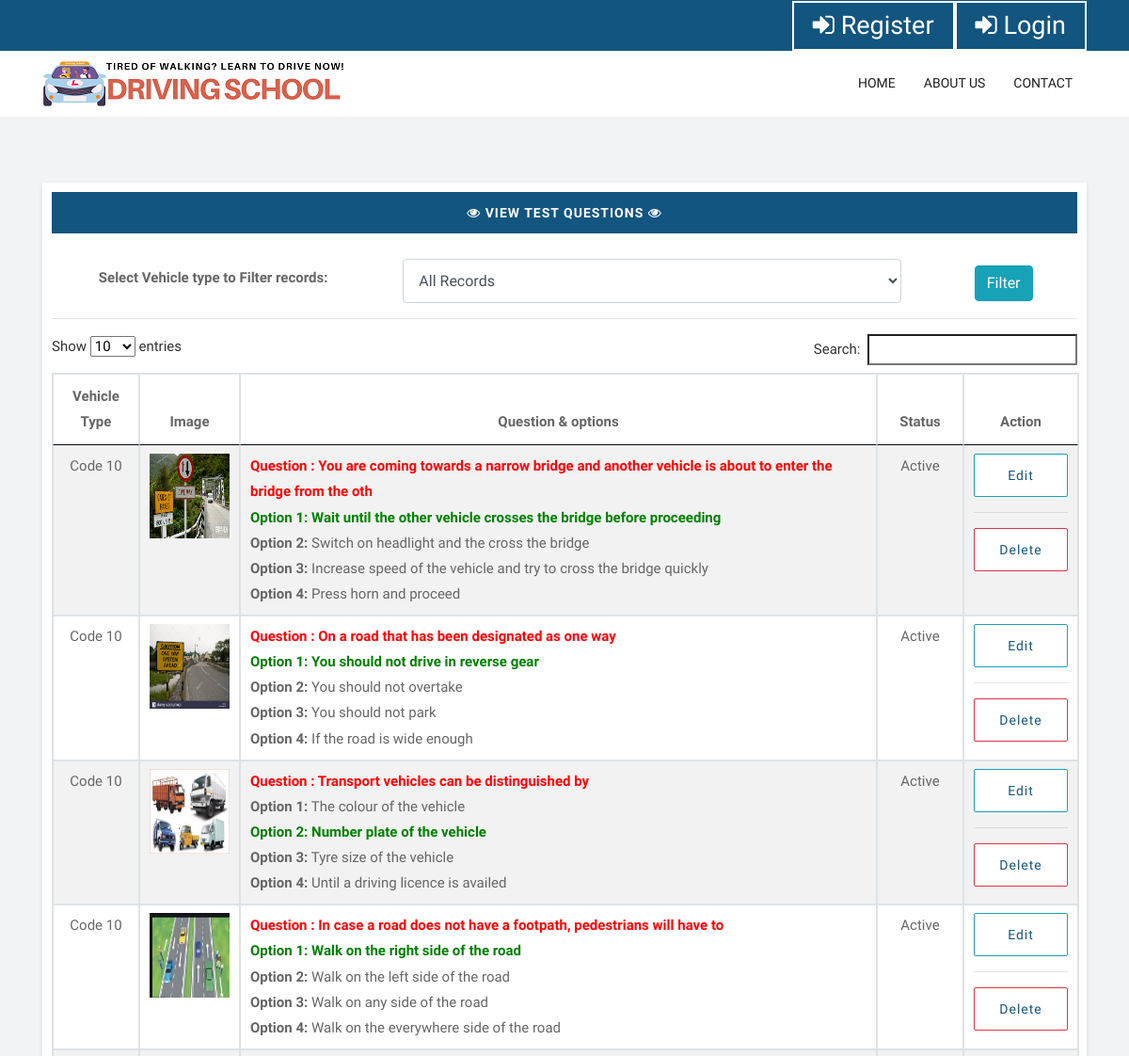
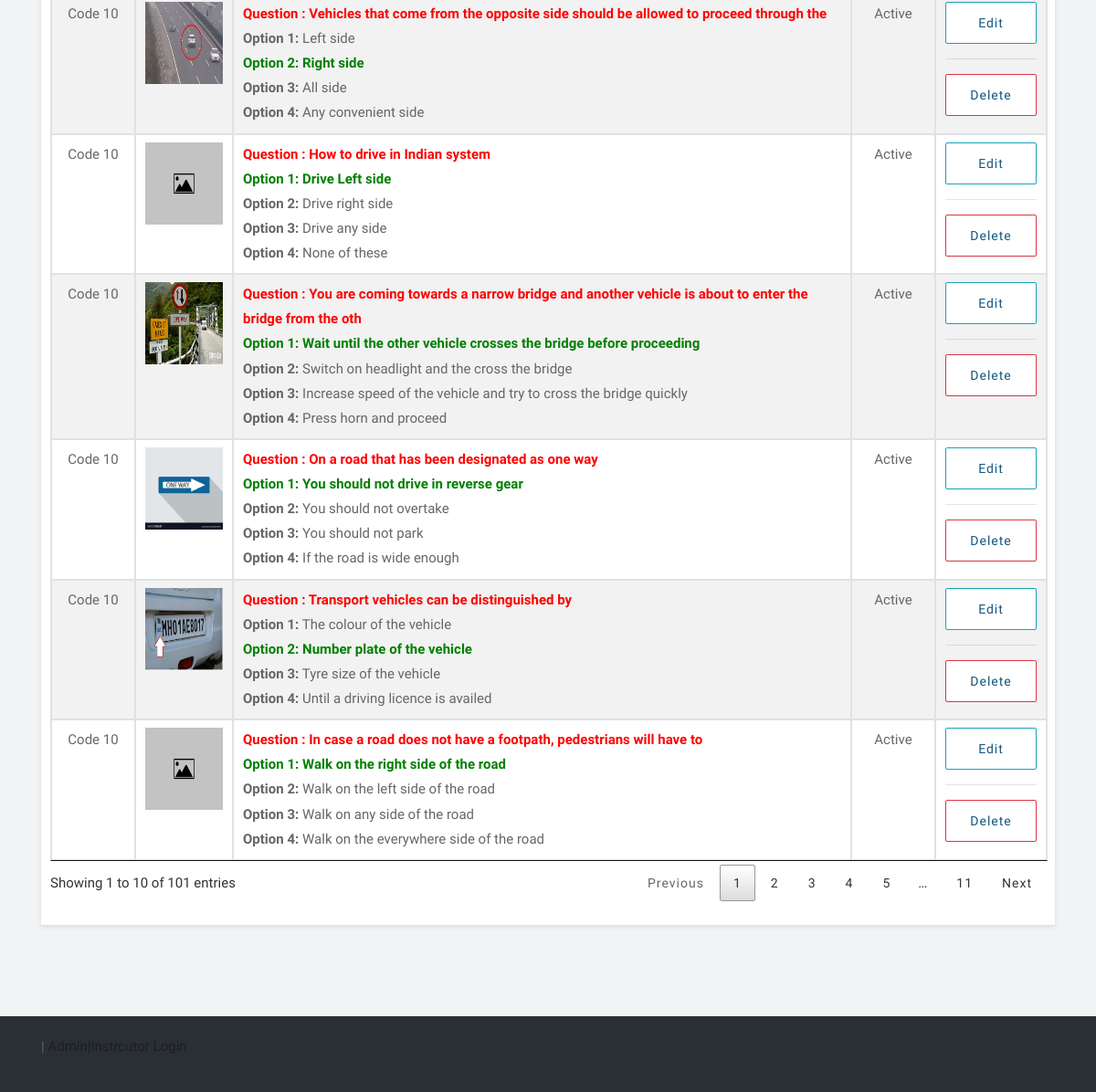
/school/viewquestions.php, run on the app's committed database (2 pictures, top to bottom).
### tables this page shows
CREATE TABLE `questions` (
  `qstn_id` int(10) NOT NULL,
  `vehicle_type` varchar(25) DEFAULT NULL,
  `qstn` varchar(100) NOT NULL,
  `opt1` varchar(100) NOT NULL,
  `opt2` varchar(100) NOT NULL,
  `opt3` varchar(100) NOT NULL,
  `opt4` varchar(100) NOT NULL,
  `ans` varchar(100) NOT NULL,
  `img` varchar(100) NOT NULL,
  `dsptn` text NOT NULL,
  `status` varchar(100) NOT NULL
);

### school/viewquestions.php (the view, shortened to what this page needs)
<?php
include("header.php");
?>
	<div id="blog" class="blog-box">
		<div class="container">
			<div class="row">
				<div class="col-lg-12 col-md-12 col-sm-12">
					<div class="blog-inner">
						<div class="item-meta">
							<a href="#"><i class="fa fa-eye"></i> <b>VIEW TEST QUESTIONS</b> <i class="fa fa-eye"></i></a>
						</div>
						<br>
<form method="get" action="">
	<div class="row">
		<div class="col-md-4" style="padding-top: 7px;"	><b>Select Vehicle type to Filter records:</b></div>
		<div class="col-md-6">
			<select name="vehicle_type" id="vehicle_type" class="form-control" >
				<option value="">All Records</option>
			</select><span id="errvehicle_type" class="errorclass" ></span>
		</div>
		<div class="col-md-2" style="padding-top: 7px;"	><b><button type="submit" class="btn btn-info">Filter</button></b></div>
	</div>
</form>
						<hr>
						<p>
<TABLE id="datatable" class="table table-striped table-bordered">
	<thead>
		<tr>
			<th>Vehicle Type</th>
			<th>Image</th>
			<th>Question & options</th>
			<th>Status</th>
			<th>Action</th>
		</tr>
	</thead>
	<tbody>
	<?php
	$sql = "SELECT * FROM questions WHERE status!='Deleted'";
	$qsql = mysqli_query($con,$sql);
	while($rs = mysqli_fetch_array($qsql))
	{
		if($rs['img'] == "")
		{
			$imgname="images/default-image.jpg";
		}
		else if(file_exists("imgqsn/".$rs['img']))
		{
			$imgname= "imgqsn/".$rs['img'];
		}
		else
		{
			$imgname="images/default-image.jpg";
		}
		echo "<tr>
			<td style='width: 70px;'>$rs[vehicle_type]</td>
		<td style='width: 85px;'><img src='$imgname' style='width: 85px; height: 90px;' ></td>
			<td style='text-align: left;'>
			<b style='color: red;' >Question : $rs[qstn]</b><br>";
			if($rs['ans'] == "Option 1")
			{
			echo "<b style='color: green;'>Option 1: $rs[opt1]</b><br>";
			}
			else
			{
				echo "<b>Option 1:</b> $rs[opt1]<br>";
			}
			if($rs['ans'] == "Option 2")
			{
			echo "<b style='color: green;'>Option 2: $rs[opt2]</b><br>";
			}
			else
			{
				echo "<b>Option 2:</b> $rs[opt2]<br>";
			}
			if($rs['ans'] == "Option 3")
			{
			echo "<b style='color: green;'>Option 3: $rs[opt3]</b><br>";
			}
			else
			{
				echo "<b>Option 3:</b> $rs[opt3]<br>";
			}
			if($rs['ans'] == "Option 4")
			{
			echo "<b style='color: green;'>Option 4: $rs[opt4]</b><br>";
			}
			else
			{
				echo "<b>Option 4:</b> $rs[opt4]<br>";
			}
			echo "</td>
			<td style='width: 70px;'>$rs[status]</td>
			<td style='width: 100px;'><a  href='questions.php?editid=$rs[0]' class='btn btn-info' style='width: 100px;'>Edit</a>
			 <hr>
			<a href='viewquestions.php?delid=$rs[0]' class='btn btn-danger'
			onclick='return confirm2delete()' style='width: 100px;'>Delete</a>
			</td>
		</tr>";
	}
	?>
	</tbody>
</TABLE>
						</p>
					</div>
				</div>
			</div>
		</div>
	</div>
<?php
include("footer.php");
?>

### school/css/style.css (style rules this page uses)
body { color: #666666; font-size: 15px; font-family: 'Catamaran', sans-serif; line-height: 1.80857; }
a { color: #1f1f1f; text-decoration: none !important; outline: none !important; -webkit-transition: all .3s ease-in-out; -moz-transition: all .3s ease-in-out; -ms-transition: all .3s ease-in-out; -o-transition: all .3s ease-in-out; transition: all .3s ease-in-out; }
a { color: #1f1f1f; text-decoration: none; outline: none; }
a, .btn { text-decoration: none !important; outline: none !important; -webkit-transition: all 0.5s ease-in-out 0s; -moz-transition: all 0.5s ease-in-out 0s; -ms-transition: all 0.5s ease-in-out 0s; -o-transition: all 0.5s ease-in-out 0s; transition: all 0.5s ease-in-out 0s; }
.blog-box { padding: 70px 0px; background-color: #f2f3f5; }
.blog-inner { background: #ffffff; text-align: center; margin-bottom: 30px; border: 10px solid #fff; box-shadow: 0 2px 5px rgba(0,0,0,.1); }
.blog-inner a { border-radius: 2px; transition: .2s; letter-spacing: 1px; padding: 10px 18px; background: #ffffff; color: #12557f; font-size: 14px; display: inline-block; line-height: 24px; }
.blog-inner .item-meta { background: #12557f; }
.blog-inner .item-meta a { background: #12557f; color: #ffffff; display: inline-block; border: none; }
select.form-control:not([size]):not([multiple]) { height: calc(45px + 2px); }

### data on the page
questions: vehicle_type "Code 10", img (picture), qstn "You are coming towards a narrow bridge and another vehicle is about to enter the bridge from the oth", opt1 "Wait until the other vehicle crosses the bridge before proceeding", opt2 "Switch on headlight and the cross the bridge", opt3 "Increase speed of the vehicle and try to cross the bridge quickly", opt4 "Press horn and proceed", status "Active"
questions: vehicle_type "Code 10", img (picture), qstn "On a road that has been designated as one way", opt1 "You should not drive in reverse gear", opt2 "You should not overtake", opt3 "You should not park", opt4 "If the road is wide enough", status "Active"
questions: vehicle_type "Code 10", img (picture), qstn "Transport vehicles can be distinguished by", opt1 "The colour of the vehicle", opt2 "Number plate of the vehicle", opt3 "Tyre size of the vehicle", opt4 "Until a driving licence is availed", status "Active"
questions: vehicle_type "Code 10", img (picture), qstn "In case a road does not have a footpath, pedestrians will have to", opt1 "Walk on the right side of the road", opt2 "Walk on the left side of the road", opt3 "Walk on any side of the road", opt4 "Walk on the everywhere side of the road", status "Active"
questions: vehicle_type "Code 10", img (picture), qstn "Vehicles that come from the opposite side should be allowed to proceed through the", opt1 "Left side", opt2 "Right side", opt3 "All side", opt4 "Any convenient side", status "Active"
questions: vehicle_type "Code 10", qstn "How to drive in Indian system", opt1 "Drive Left side", opt2 "Drive right side", opt3 "Drive any side", opt4 "None of these", status "Active"
questions: vehicle_type "Code 10", img (picture), qstn "You are coming towards a narrow bridge and another vehicle is about to enter the bridge from the oth", opt1 "Wait until the other vehicle crosses the bridge before proceeding", opt2 "Switch on headlight and the cross the bridge", opt3 "Increase speed of the vehicle and try to cross the bridge quickly", opt4 "Press horn and proceed", status "Active"
questions: vehicle_type "Code 10", img (picture), qstn "On a road that has been designated as one way", opt1 "You should not drive in reverse gear", opt2 "You should not overtake", opt3 "You should not park", opt4 "If the road is wide enough", status "Active"
questions: vehicle_type "Code 10", img (picture), qstn "Transport vehicles can be distinguished by", opt1 "The colour of the vehicle", opt2 "Number plate of the vehicle", opt3 "Tyre size of the vehicle", opt4 "Until a driving licence is availed", status "Active"
questions: vehicle_type "Code 10", qstn "In case a road does not have a footpath, pedestrians will have to", opt1 "Walk on the right side of the road", opt2 "Walk on the left side of the road", opt3 "Walk on any side of the road", opt4 "Walk on the everywhere side of the road", status "Active"
